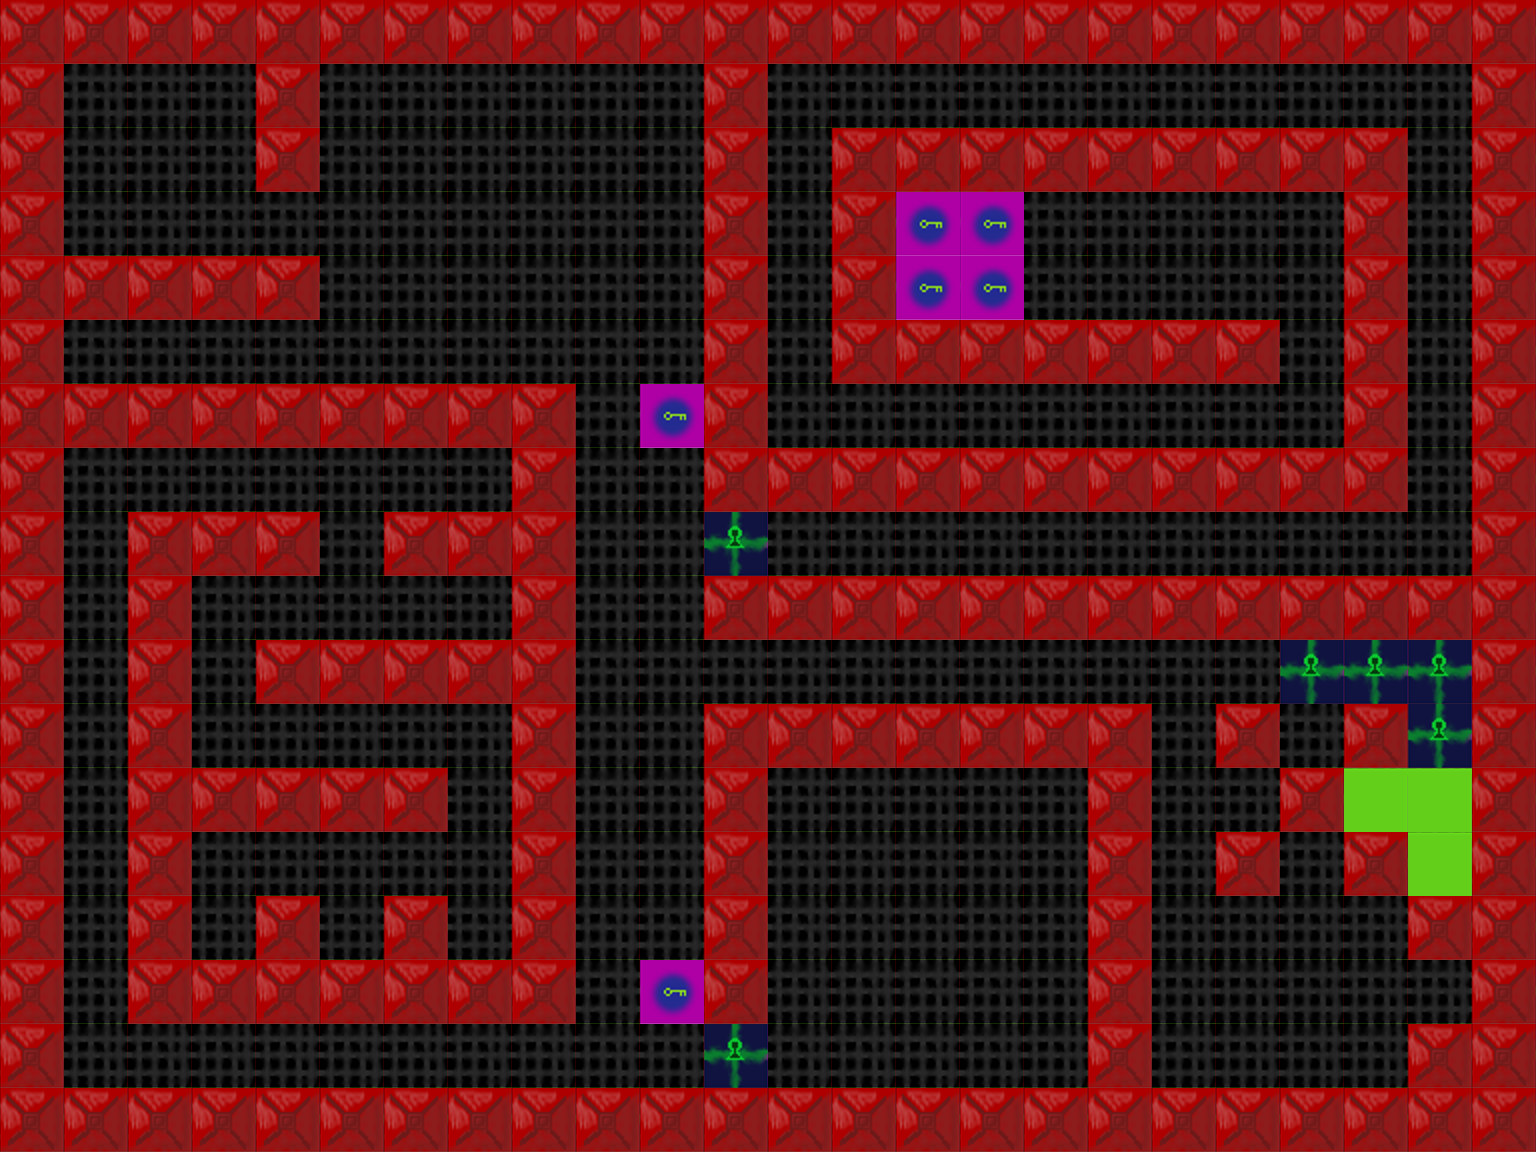

A level layout from a 2D game, rendered from its tile map. Below: a short description, then the map file with its tile-grid data intact:
An orthogonal 24x18 tile map with 64x64 px tiles, 1 tile layer (tileLayer1).

<map version="1.0" tiledversion="1.0.3" orientation="orthogonal" renderorder="right-down" width="24" height="18" tilewidth="64" tileheight="64" nextobjectid="1">
 <tileset firstgid="1" name="tileset" tilewidth="64" tileheight="64" tilecount="8" columns="4">
  <image source="tileset.png" trans="ff00ff" width="256" height="128" />
 </tileset>
 <layer name="tileLayer1" width="24" height="18">
  <data encoding="csv">
2,2,2,2,2,2,2,2,2,2,2,2,2,2,2,2,2,2,2,2,2,2,2,2,
2,1,1,1,2,1,1,1,1,1,1,2,1,1,1,1,1,1,1,1,1,1,1,2,
2,1,1,1,2,1,1,1,1,1,1,2,1,2,2,2,2,2,2,2,2,2,1,2,
2,1,1,1,1,1,1,1,1,1,1,2,1,2,4,4,1,1,1,1,1,2,1,2,
2,2,2,2,2,1,1,1,1,1,1,2,1,2,4,4,1,1,1,1,1,2,1,2,
2,1,1,1,1,1,1,1,1,1,1,2,1,2,2,2,2,2,2,2,1,2,1,2,
2,2,2,2,2,2,2,2,2,1,4,2,1,1,1,1,1,1,1,1,1,2,1,2,
2,1,1,1,1,1,1,1,2,1,1,2,2,2,2,2,2,2,2,2,2,2,1,2,
2,1,2,2,2,1,2,2,2,1,1,3,1,1,1,1,1,1,1,1,1,1,1,2,
2,1,2,1,1,1,1,1,2,1,1,2,2,2,2,2,2,2,2,2,2,2,2,2,
2,1,2,1,2,2,2,2,2,1,1,1,1,1,1,1,1,1,1,1,3,3,3,2,
2,1,2,1,1,1,1,1,2,1,1,2,2,2,2,2,2,2,1,2,1,2,3,2,
2,1,2,2,2,2,2,1,2,1,1,2,1,1,1,1,1,2,1,1,2,5,5,2,
2,1,2,1,1,1,1,1,2,1,1,2,1,1,1,1,1,2,1,2,1,2,5,2,
2,1,2,1,2,1,2,1,2,1,1,2,1,1,1,1,1,2,1,1,1,1,2,2,
2,1,2,2,2,2,2,2,2,1,4,2,1,1,1,1,1,2,1,1,1,1,1,2,
2,1,1,1,1,1,1,1,1,1,1,3,1,1,1,1,1,2,1,1,1,1,2,2,
2,2,2,2,2,2,2,2,2,2,2,2,2,2,2,2,2,2,2,2,2,2,2,2
</data>
 </layer>
</map>
